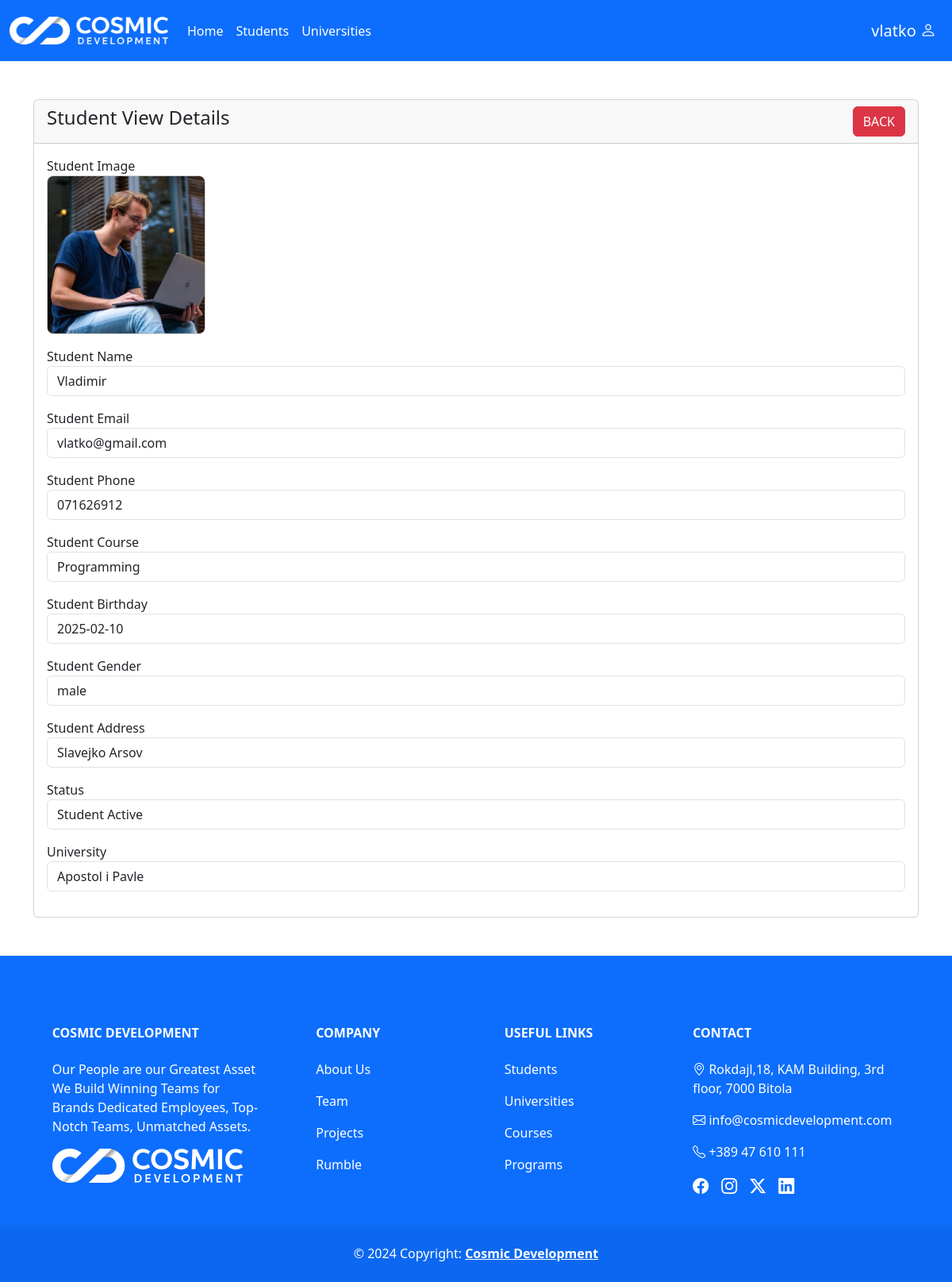
/students/student-view.php?id=3 (signed in), run on the app's committed database.
### tables this page shows
CREATE TABLE `students` (
  `id` int(11) NOT NULL,
  `name` varchar(225) NOT NULL,
  `email` varchar(225) NOT NULL,
  `phone` varchar(225) NOT NULL,
  `course` varchar(225) NOT NULL,
  `birthday` varchar(225) NOT NULL,
  `image` varchar(225) NOT NULL,
  `gender` varchar(225) NOT NULL,
  `address` varchar(225) NOT NULL,
  `status` varchar(225) NOT NULL,
  `university` varchar(225) NOT NULL
);

CREATE TABLE `universities` (
  `id` int(11) NOT NULL,
  `university_name` varchar(225) NOT NULL,
  `university_address` varchar(225) NOT NULL,
  `image` varchar(225) NOT NULL
);

### students/student-view.php (the view, shortened to what this page needs)
<?php
require '../includes/db_conn.php';
?>
<!doctype html>
<html lang="en">
<head>
    <link href="https://cdn.jsdelivr.net/npm/bootstrap@5.3.3/dist/css/bootstrap.min.css" rel="stylesheet">
    <link rel="stylesheet" href="https://cdn.jsdelivr.net/npm/bootstrap-icons@1.11.3/font/bootstrap-icons.min.css">
</head>
<body>
    <?php require_once "../components/header.php" ?>
    <div class="d-flex flex-column min-vh-100">
        <div class="container mt-5">
        <div class="row">
            <div class="col-md-12">
                <div class="card">
                    <div class="card-header">
                        <h4>Student View Details
                            <a href="index.php" class="btn btn-danger float-end">BACK</a>
                        </h4>
                    </div>
                    <div class="card-body">
                    <?php
                        if (isset($_GET['id'])) {
                            $student_id = filter_var($_GET['id'], FILTER_SANITIZE_NUMBER_INT);
                            $query = "
                            SELECT students.*, universities.university_name AS university_name
                            FROM students
                            LEFT JOIN universities ON students.university = universities.id
                            WHERE students.id = :student_id";
                            $stmt = $con->prepare($query);
                            $stmt->bindParam(':student_id', $student_id, PDO::PARAM_INT);
                            $stmt->execute();
                            if ($stmt->rowCount() > 0) {
                                $student = $stmt->fetch(PDO::FETCH_ASSOC);
                                $upload_dir = '../uploads/';
                                $image_path = $upload_dir . $student['image'];
                                ?>
                                <div class="mb-3">
                                    <label>Student Image</label>
                                    <div>
                                        <?php if (!empty($student['image']) && file_exists($image_path)): ?>
                                            <img src="<?= htmlspecialchars($image_path); ?>"
                                                alt="Uploaded Image"
                                                style="width: 200px; height: 200px; object-fit: cover; border: 1px solid #ccc; border-radius: 8px;">
                                        <?php else: ?>
                                            <b>No Image !</b>
                                        <?php endif; ?>
                                    </div>
                                </div>
                                <div class="mb-3">
                                    <label>Student Name</label>
                                    <p class="form-control">
                                        <?= htmlspecialchars($student['name']); ?>
                                    </p>
                                </div>
                                <div class="mb-3">
                                    <label>Student Email</label>
                                    <p class="form-control">
                                        <?= htmlspecialchars($student['email']); ?>
                                    </p>
                                </div>
                                <div class="mb-3">
                                    <label>Student Phone</label>
                                    <p class="form-control">
                                        <?= htmlspecialchars($student['phone']); ?>
                                    </p>
                                </div>
                                <div class="mb-3">
                                    <label>Student Course</label>
                                    <p class="form-control">
                                        <?= htmlspecialchars($student['course']); ?>
                                    </p>
                                </div>
                                <div class="mb-3">
                                    <label>Student Birthday</label>
                                    <p class="form-control">
                                        <?= htmlspecialchars($student['birthday']); ?>
                                    </p>
                                </div>
                                <div class="mb-3">
                                    <label>Student Gender</label>
                                    <p class="form-control">
                                        <?= htmlspecialchars($student['gender']); ?>
                                    </p>
                                </div>
                                <div class="mb-3">
                                    <label>Student Address</label>
                                    <p class="form-control">
                                        <?= htmlspecialchars($student['address']); ?>
                                    </p>
                                </div>
                                <div class="mb-3">
                                    <label>Status</label>
                                    <p class="form-control">
                                        <?= $student['status'] == 1 ? "Student Active" : "Student Inactive"; ?>
                                    </p>
                                </div>
                                <div class="mb-3">
                                    <label>University</label>
                                    <p class="form-control">
                                        <?= htmlspecialchars($student['university_name']); ?>
                                    </p>
                                </div>
                                <?php
                            } else {
                                echo "<h4>No Such ID Found</h4>";
                            }
                        } else {
                            echo "<h4>Invalid Request</h4>";
                        }
                    ?>
                    </div>
                </div>
            </div>
        </div>
    </div>
 <?php include "../components/footer.php"?>
    </div>
</body>
</html>

### data on the page
students: image (picture), name "Vladimir", email "vlatko@gmail.com", phone "071626912", course "Programming", birthday "2025-02-10", gender "male", address "Slavejko Arsov", universities.university_name "Apostol i Pavle"

### other printed values
$_SESSION["username"] "vlatko"
